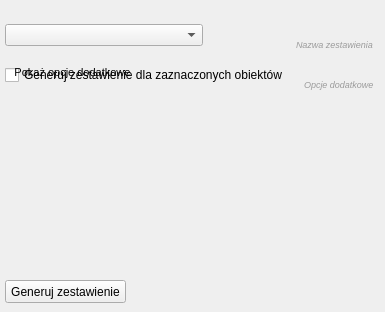
      <widget class="QWidget" name="tab_4">
       <attribute name="title">
        <string>Zestawienia</string>
       </attribute>
       <widget class="QPushButton" name="load_report_button">
        <property name="geometry">
         <rect>
          <x>5</x>
          <y>280</y>
          <width>121</width>
          <height>23</height>
         </rect>
        </property>
        <property name="text">
         <string>Generuj zestawienie</string>
        </property>
       </widget>
       <widget class="QWidget" name="report_widget" native="true">
        <property name="geometry">
         <rect>
          <x>5</x>
          <y>20</y>
          <width>371</width>
          <height>30</height>
         </rect>
        </property>
        <property name="minimumSize">
         <size>
          <width>0</width>
          <height>30</height>
         </size>
        </property>
        <layout class="QHBoxLayout" name="horizontalLayout_4">
         <property name="leftMargin">
          <number>0</number>
         </property>
         <property name="topMargin">
          <number>0</number>
         </property>
         <property name="rightMargin">
          <number>0</number>
         </property>
         <property name="bottomMargin">
          <number>0</number>
         </property>
         <item>
          <widget class="QComboBox" name="report_combo">
           <property name="editable">
            <bool>false</bool>
           </property>
           <item>
            <property name="text">
             <string/>
            </property>
           </item>
           <item>
            <property name="text">
             <string>Zestawienie EGiB - Działki</string>
            </property>
           </item>
           <item>
            <property name="text">
             <string>Budynki przynależne do działki</string>
            </property>
           </item>
          </widget>
         </item>
         <item>
          <spacer name="horizontalSpacer_3">
           <property name="orientation">
            <enum>Qt::Horizontal</enum>
           </property>
           <property name="sizeHint" stdset="0">
            <size>
             <width>40</width>
             <height>20</height>
            </size>
           </property>
          </spacer>
         </item>
         <item>
          <widget class="QLabel" name="label_2">
           <property name="font">
            <font>
             <pointsize>7</pointsize>
             <italic>true</italic>
            </font>
           </property>
           <property name="styleSheet">
            <string notr="true">color: rgb(155, 155, 155);</string>
           </property>
           <property name="text">
            <string>Nazwa zestawienia </string>
           </property>
           <property name="alignment">
            <set>Qt::AlignBottom|Qt::AlignLeading|Qt::AlignLeft</set>
           </property>
          </widget>
         </item>
        </layout>
       </widget>
       <widget class="QWidget" name="report_options_widget" native="true">
        <property name="geometry">
         <rect>
          <x>5</x>
          <y>60</y>
          <width>371</width>
          <height>30</height>
         </rect>
        </property>
        <property name="minimumSize">
         <size>
          <width>0</width>
          <height>30</height>
         </size>
        </property>
        <layout class="QHBoxLayout" name="horizontalLayout_7">
         <property name="leftMargin">
          <number>0</number>
         </property>
         <property name="topMargin">
          <number>0</number>
         </property>
         <property name="rightMargin">
          <number>0</number>
         </property>
         <property name="bottomMargin">
          <number>0</number>
         </property>
         <item>
          <widget class="QCheckBox" name="only_selected_check">
           <property name="text">
            <string>Generuj zestawienie dla zaznaczonych obiektów</string>
           </property>
          </widget>
         </item>
         <item>
          <spacer name="horizontalSpacer_5">
           <property name="orientation">
            <enum>Qt::Horizontal</enum>
           </property>
           <property name="sizeHint" stdset="0">
            <size>
             <width>40</width>
             <height>20</height>
            </size>
           </property>
          </spacer>
         </item>
         <item>
          <widget class="QLabel" name="label_4">
           <property name="font">
            <font>
             <pointsize>7</pointsize>
             <italic>true</italic>
            </font>
           </property>
           <property name="styleSheet">
            <string notr="true">color: rgb(155, 155, 155);</string>
           </property>
           <property name="text">
            <string>Opcje dodatkowe </string>
           </property>
           <property name="alignment">
            <set>Qt::AlignBottom|Qt::AlignLeading|Qt::AlignLeft</set>
           </property>
          </widget>
         </item>
        </layout>
       </widget>
       <widget class="QPushButton" name="report_options_button">
        <property name="geometry">
         <rect>
          <x>5</x>
          <y>60</y>
          <width>135</width>
          <height>25</height>
         </rect>
        </property>
        <property name="minimumSize">
         <size>
          <width>135</width>
          <height>25</height>
         </size>
        </property>
        <property name="font">
         <font>
          <pointsize>8</pointsize>
          <weight>50</weight>
          <italic>false</italic>
          <bold>false</bold>
         </font>
        </property>
        <property name="toolTip">
         <string>Pokaż opcje dodatkowe</string>
        </property>
        <property name="text">
         <string>Pokaż opcje dodatkowe</string>
        </property>
        <property name="icon">
         <iconset resource="resources.qrc">
          <normaloff>:/plugins/gml_explorer/show_more.png</normaloff>:/plugins/gml_explorer/show_more.png</iconset>
        </property>
        <property name="default">
         <bool>false</bool>
        </property>
        <property name="flat">
         <bool>true</bool>
        </property>
       </widget>
      </widget>
